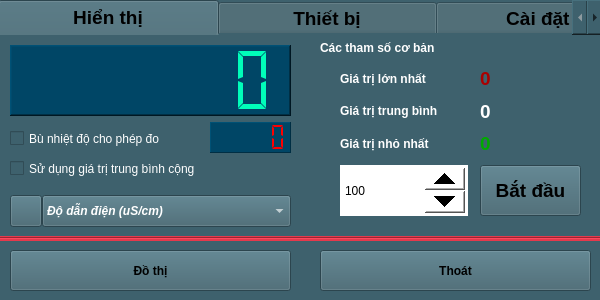
<?xml version="1.0" encoding="UTF-8"?>
<ui version="4.0">
 <class>Sensor_SEN0115</class>
 <widget class="QWidget" name="Sensor_SEN0115">
  <property name="geometry">
   <rect>
    <x>0</x>
    <y>0</y>
    <width>600</width>
    <height>300</height>
   </rect>
  </property>
  <property name="windowTitle">
   <string>Form</string>
  </property>
  <property name="windowIcon">
   <iconset resource="../image.qrc">
    <normaloff>:/image/CON0115_Icon.jpg</normaloff>:/image/CON0115_Icon.jpg</iconset>
  </property>
  <property name="styleSheet">
   <string notr="true">background-color: rgb(62, 97, 109);</string>
  </property>
  <widget class="QTabWidget" name="tabWidget">
   <property name="geometry">
    <rect>
     <x>-2</x>
     <y>0</y>
     <width>605</width>
     <height>238</height>
    </rect>
   </property>
   <property name="font">
    <font>
     <pointsize>14</pointsize>
     <weight>75</weight>
     <bold>true</bold>
    </font>
   </property>
   <property name="styleSheet">
    <string notr="true">background-color: rgb(62, 97, 109);</string>
   </property>
   <property name="currentIndex">
    <number>0</number>
   </property>
   <property name="elideMode">
    <enum>Qt::ElideNone</enum>
   </property>
   <widget class="QWidget" name="tab_Infor_2">
    <attribute name="title">
     <string>            Hiển thị            </string>
    </attribute>
    <widget class="QWidget" name="verticalLayoutWidget_6">
     <property name="geometry">
      <rect>
       <x>340</x>
       <y>30</y>
       <width>128</width>
       <height>92</height>
      </rect>
     </property>
     <layout class="QVBoxLayout" name="verticalLayout_6">
      <item>
       <widget class="QLabel" name="label_8">
        <property name="font">
         <font>
          <weight>75</weight>
          <bold>true</bold>
         </font>
        </property>
        <property name="styleSheet">
         <string notr="true">color: rgb(255, 255, 255);</string>
        </property>
        <property name="text">
         <string>Giá trị lớn nhất</string>
        </property>
       </widget>
      </item>
      <item>
       <widget class="QLabel" name="label_9">
        <property name="font">
         <font>
          <weight>75</weight>
          <bold>true</bold>
         </font>
        </property>
        <property name="styleSheet">
         <string notr="true">color: rgb(255, 255, 255);</string>
        </property>
        <property name="text">
         <string>Giá trị trung bình</string>
        </property>
       </widget>
      </item>
      <item>
       <widget class="QLabel" name="label_10">
        <property name="font">
         <font>
          <weight>75</weight>
          <bold>true</bold>
         </font>
        </property>
        <property name="styleSheet">
         <string notr="true">color: rgb(255, 255, 255);</string>
        </property>
        <property name="text">
         <string>Giá trị nhỏ nhất</string>
        </property>
       </widget>
      </item>
     </layout>
    </widget>
    <widget class="QWidget" name="verticalLayoutWidget_7">
     <property name="geometry">
      <rect>
       <x>480</x>
       <y>30</y>
       <width>101</width>
       <height>92</height>
      </rect>
     </property>
     <layout class="QVBoxLayout" name="verticalLayout_7">
      <item>
       <widget class="QLabel" name="label_ValueMax">
        <property name="font">
         <font>
          <pointsize>14</pointsize>
          <weight>75</weight>
          <bold>true</bold>
         </font>
        </property>
        <property name="styleSheet">
         <string notr="true">color: rgb(170, 0, 0);</string>
        </property>
        <property name="text">
         <string>0</string>
        </property>
       </widget>
      </item>
      <item>
       <widget class="QLabel" name="label_ValueAvg">
        <property name="font">
         <font>
          <pointsize>14</pointsize>
          <weight>75</weight>
          <bold>true</bold>
         </font>
        </property>
        <property name="styleSheet">
         <string notr="true">color: rgb(255, 255, 255);</string>
        </property>
        <property name="text">
         <string>0</string>
        </property>
       </widget>
      </item>
      <item>
       <widget class="QLabel" name="label_ValueMin">
        <property name="font">
         <font>
          <pointsize>14</pointsize>
          <weight>75</weight>
          <bold>true</bold>
         </font>
        </property>
        <property name="styleSheet">
         <string notr="true">color: rgb(0, 170, 0);</string>
        </property>
        <property name="text">
         <string>0</string>
        </property>
       </widget>
      </item>
     </layout>
    </widget>
    <widget class="QLCDNumber" name="lcdNumber_Value">
     <property name="geometry">
      <rect>
       <x>10</x>
       <y>10</y>
       <width>281</width>
       <height>71</height>
      </rect>
     </property>
     <property name="styleSheet">
      <string notr="true">background-color: rgb(0, 70, 102);
color: rgb(0, 254, 186);</string>
     </property>
     <property name="frameShape">
      <enum>QFrame::WinPanel</enum>
     </property>
     <property name="lineWidth">
      <number>1</number>
     </property>
     <property name="smallDecimalPoint">
      <bool>false</bool>
     </property>
     <property name="digitCount">
      <number>7</number>
     </property>
     <property name="segmentStyle">
      <enum>QLCDNumber::Flat</enum>
     </property>
     <property name="value" stdset="0">
      <double>0.000000000000000</double>
     </property>
     <property name="intValue" stdset="0">
      <number>0</number>
     </property>
    </widget>
    <widget class="QSpinBox" name="spinBox_setSample">
     <property name="geometry">
      <rect>
       <x>340</x>
       <y>130</y>
       <width>128</width>
       <height>51</height>
      </rect>
     </property>
     <property name="styleSheet">
      <string notr="true">QSpinBox
{
background-color: rgb(255, 255, 255);
color: rgb(0, 0, 0);
}
QSpinBox::up-button
{
    min-width:40px;
    min-height: 20px;
}
QSpinBox::down-button
{
    min-width: 40px;
    min-height: 20px;
}
</string>
     </property>
     <property name="minimum">
      <number>1</number>
     </property>
     <property name="maximum">
      <number>9999999</number>
     </property>
     <property name="value">
      <number>100</number>
     </property>
    </widget>
    <widget class="QPushButton" name="pushButton_getSamples">
     <property name="geometry">
      <rect>
       <x>480</x>
       <y>130</y>
       <width>101</width>
       <height>51</height>
      </rect>
     </property>
     <property name="font">
      <font>
       <pointsize>14</pointsize>
       <weight>75</weight>
       <bold>true</bold>
      </font>
     </property>
     <property name="styleSheet">
      <string notr="true"/>
     </property>
     <property name="text">
      <string>Bắt đầu</string>
     </property>
    </widget>
    <widget class="QLabel" name="label_sampleInfo">
     <property name="geometry">
      <rect>
       <x>320</x>
       <y>0</y>
       <width>261</width>
       <height>26</height>
      </rect>
     </property>
     <property name="font">
      <font>
       <weight>75</weight>
       <bold>true</bold>
      </font>
     </property>
     <property name="styleSheet">
      <string notr="true">color: rgb(255, 255, 255);</string>
     </property>
     <property name="text">
      <string>Các tham số cơ bản</string>
     </property>
    </widget>
    <widget class="QCheckBox" name="checkBox_setMathAvg">
     <property name="geometry">
      <rect>
       <x>10</x>
       <y>120</y>
       <width>281</width>
       <height>27</height>
      </rect>
     </property>
     <property name="styleSheet">
      <string notr="true">color: rgb(255, 255, 255);</string>
     </property>
     <property name="text">
      <string>Sử dụng giá trị trung bình cộng</string>
     </property>
    </widget>
    <widget class="QFrame" name="frame">
     <property name="geometry">
      <rect>
       <x>10</x>
       <y>150</y>
       <width>291</width>
       <height>51</height>
      </rect>
     </property>
     <property name="styleSheet">
      <string notr="true">background-color: rgb(62, 97, 109);</string>
     </property>
     <property name="frameShape">
      <enum>QFrame::NoFrame</enum>
     </property>
     <property name="frameShadow">
      <enum>QFrame::Raised</enum>
     </property>
     <widget class="QComboBox" name="comboBox_Unit">
      <property name="geometry">
       <rect>
        <x>32</x>
        <y>10</y>
        <width>249</width>
        <height>32</height>
       </rect>
      </property>
      <property name="font">
       <font>
        <weight>75</weight>
        <italic>true</italic>
        <bold>true</bold>
       </font>
      </property>
      <property name="styleSheet">
       <string notr="true">color: rgb(255, 255, 255);</string>
      </property>
      <item>
       <property name="text">
        <string>Độ dẫn điện (uS/cm)</string>
       </property>
      </item>
      <item>
       <property name="text">
        <string>Độ dẫn điện (mS/cm)</string>
       </property>
      </item>
     </widget>
     <widget class="QPushButton" name="pushButton">
      <property name="geometry">
       <rect>
        <x>0</x>
        <y>10</y>
        <width>32</width>
        <height>32</height>
       </rect>
      </property>
      <property name="styleSheet">
       <string notr="true"/>
      </property>
      <property name="text">
       <string/>
      </property>
      <property name="icon">
       <iconset resource="../image.qrc">
        <normaloff>:/image/CON0115_Icon.jpg</normaloff>:/image/CON0115_Icon.jpg</iconset>
      </property>
      <property name="iconSize">
       <size>
        <width>32</width>
        <height>32</height>
       </size>
      </property>
     </widget>
    </widget>
    <widget class="QCheckBox" name="checkBox_setTemperature">
     <property name="geometry">
      <rect>
       <x>10</x>
       <y>90</y>
       <width>201</width>
       <height>27</height>
      </rect>
     </property>
     <property name="styleSheet">
      <string notr="true">color: rgb(255, 255, 255);
background-color: rgb(62, 97, 109);</string>
     </property>
     <property name="text">
      <string>Bù nhiệt độ cho phép đo</string>
     </property>
     <property name="checked">
      <bool>false</bool>
     </property>
    </widget>
    <widget class="QLCDNumber" name="lcdNumber_Temp">
     <property name="geometry">
      <rect>
       <x>210</x>
       <y>87</y>
       <width>81</width>
       <height>31</height>
      </rect>
     </property>
     <property name="styleSheet">
      <string notr="true">color: rgb(255, 0, 0);
background-color: rgb(0, 70, 102);</string>
     </property>
     <property name="frameShape">
      <enum>QFrame::Panel</enum>
     </property>
     <property name="lineWidth">
      <number>1</number>
     </property>
     <property name="smallDecimalPoint">
      <bool>false</bool>
     </property>
     <property name="digitCount">
      <number>5</number>
     </property>
     <property name="segmentStyle">
      <enum>QLCDNumber::Flat</enum>
     </property>
     <property name="value" stdset="0">
      <double>0.000000000000000</double>
     </property>
     <property name="intValue" stdset="0">
      <number>0</number>
     </property>
    </widget>
   </widget>
   <widget class="QWidget" name="tab_4">
    <attribute name="title">
     <string>            Thiết bị            </string>
    </attribute>
    <widget class="QWidget" name="verticalLayoutWidget_8">
     <property name="geometry">
      <rect>
       <x>150</x>
       <y>10</y>
       <width>291</width>
       <height>101</height>
      </rect>
     </property>
     <layout class="QVBoxLayout" name="verticalLayout_8">
      <item>
       <widget class="QLabel" name="label_Name">
        <property name="styleSheet">
         <string notr="true">color: rgb(255, 255, 255);</string>
        </property>
        <property name="text">
         <string/>
        </property>
       </widget>
      </item>
      <item>
       <widget class="QLabel" name="label_Address">
        <property name="styleSheet">
         <string notr="true">color: rgb(255, 255, 255);</string>
        </property>
        <property name="text">
         <string/>
        </property>
       </widget>
      </item>
      <item>
       <widget class="QLabel" name="label_SerialNumber">
        <property name="styleSheet">
         <string notr="true">color: rgb(255, 255, 255);</string>
        </property>
        <property name="text">
         <string/>
        </property>
       </widget>
      </item>
     </layout>
    </widget>
    <widget class="QWidget" name="verticalLayoutWidget_9">
     <property name="geometry">
      <rect>
       <x>10</x>
       <y>10</y>
       <width>111</width>
       <height>131</height>
      </rect>
     </property>
     <layout class="QVBoxLayout" name="verticalLayout_9">
      <item>
       <widget class="QLabel" name="label_13">
        <property name="styleSheet">
         <string notr="true">color: rgb(255, 255, 255);</string>
        </property>
        <property name="text">
         <string>Tên thiết bị:</string>
        </property>
       </widget>
      </item>
      <item>
       <widget class="QLabel" name="label_14">
        <property name="styleSheet">
         <string notr="true">color: rgb(255, 255, 255);</string>
        </property>
        <property name="text">
         <string>Địa chỉ:</string>
        </property>
       </widget>
      </item>
      <item>
       <widget class="QLabel" name="label_18">
        <property name="styleSheet">
         <string notr="true">color: rgb(255, 255, 255);</string>
        </property>
        <property name="text">
         <string>Mã sê-ri:</string>
        </property>
       </widget>
      </item>
      <item>
       <widget class="QLabel" name="label_19">
        <property name="styleSheet">
         <string notr="true">color: rgb(255, 255, 255);</string>
        </property>
        <property name="text">
         <string>Mô tả:</string>
        </property>
       </widget>
      </item>
     </layout>
    </widget>
    <widget class="QWidget" name="verticalLayoutWidget_10">
     <property name="geometry">
      <rect>
       <x>150</x>
       <y>110</y>
       <width>291</width>
       <height>61</height>
      </rect>
     </property>
     <layout class="QVBoxLayout" name="verticalLayout_10">
      <item>
       <widget class="QLabel" name="label_Description">
        <property name="styleSheet">
         <string notr="true">color: rgb(255, 255, 255);</string>
        </property>
        <property name="text">
         <string/>
        </property>
        <property name="alignment">
         <set>Qt::AlignLeading|Qt::AlignLeft|Qt::AlignTop</set>
        </property>
       </widget>
      </item>
     </layout>
    </widget>
   </widget>
   <widget class="QWidget" name="tab_6">
    <attribute name="title">
     <string>           Cài đặt            </string>
    </attribute>
    <widget class="QLabel" name="label_23">
     <property name="geometry">
      <rect>
       <x>277</x>
       <y>40</y>
       <width>41</width>
       <height>22</height>
      </rect>
     </property>
     <property name="styleSheet">
      <string notr="true">color: rgb(255, 255, 255);</string>
     </property>
     <property name="text">
      <string>(ms)</string>
     </property>
    </widget>
    <widget class="QLabel" name="label_24">
     <property name="geometry">
      <rect>
       <x>20</x>
       <y>40</y>
       <width>141</width>
       <height>22</height>
      </rect>
     </property>
     <property name="styleSheet">
      <string notr="true">color: rgb(255, 255, 255);</string>
     </property>
     <property name="text">
      <string>Thời gian lấy mẫu :</string>
     </property>
    </widget>
    <widget class="QPushButton" name="pushButton_SetSampleTime">
     <property name="geometry">
      <rect>
       <x>360</x>
       <y>20</y>
       <width>201</width>
       <height>61</height>
      </rect>
     </property>
     <property name="font">
      <font>
       <pointsize>14</pointsize>
       <weight>75</weight>
       <bold>true</bold>
      </font>
     </property>
     <property name="text">
      <string>Cài đặt</string>
     </property>
    </widget>
    <widget class="QSpinBox" name="spinBox_SampleTime">
     <property name="geometry">
      <rect>
       <x>160</x>
       <y>10</y>
       <width>111</width>
       <height>81</height>
      </rect>
     </property>
     <property name="styleSheet">
      <string notr="true">QSpinBox
{
background-color: rgb(255, 255, 255);
color: rgb(0, 0, 0);
}
QSpinBox::up-button
{
    min-width:40px;
    min-height: 20px;
}
QSpinBox::down-button
{
    min-width: 40px;
    min-height: 20px;
}
</string>
     </property>
     <property name="minimum">
      <number>10</number>
     </property>
     <property name="maximum">
      <number>9999999</number>
     </property>
     <property name="value">
      <number>100</number>
     </property>
    </widget>
    <widget class="Line" name="line_2">
     <property name="geometry">
      <rect>
       <x>210</x>
       <y>110</y>
       <width>101</width>
       <height>16</height>
      </rect>
     </property>
     <property name="orientation">
      <enum>Qt::Horizontal</enum>
     </property>
    </widget>
    <widget class="QPushButton" name="pushButton_Calib">
     <property name="geometry">
      <rect>
       <x>360</x>
       <y>140</y>
       <width>201</width>
       <height>51</height>
      </rect>
     </property>
     <property name="font">
      <font>
       <weight>75</weight>
       <bold>true</bold>
      </font>
     </property>
     <property name="text">
      <string>Hiệu chuẩn</string>
     </property>
    </widget>
    <widget class="QLabel" name="label_25">
     <property name="geometry">
      <rect>
       <x>320</x>
       <y>100</y>
       <width>151</width>
       <height>22</height>
      </rect>
     </property>
     <property name="styleSheet">
      <string notr="true">color: rgb(255, 255, 255);</string>
     </property>
     <property name="text">
      <string>Hiệu chuẩn thiết bị </string>
     </property>
    </widget>
    <widget class="QPushButton" name="pushButton_SetZero">
     <property name="geometry">
      <rect>
       <x>70</x>
       <y>140</y>
       <width>201</width>
       <height>51</height>
      </rect>
     </property>
     <property name="font">
      <font>
       <weight>75</weight>
       <bold>true</bold>
      </font>
     </property>
     <property name="text">
      <string>Thiết lập điểm 0 (Zero)</string>
     </property>
    </widget>
    <widget class="QLabel" name="label_26">
     <property name="geometry">
      <rect>
       <x>20</x>
       <y>100</y>
       <width>181</width>
       <height>22</height>
      </rect>
     </property>
     <property name="styleSheet">
      <string notr="true">color: rgb(255, 255, 255);</string>
     </property>
     <property name="text">
      <string>Thiết lập điểm tham chiếu</string>
     </property>
    </widget>
    <widget class="Line" name="line_3">
     <property name="geometry">
      <rect>
       <x>460</x>
       <y>110</y>
       <width>101</width>
       <height>16</height>
      </rect>
     </property>
     <property name="orientation">
      <enum>Qt::Horizontal</enum>
     </property>
    </widget>
    <widget class="QLabel" name="label_calibInfo">
     <property name="geometry">
      <rect>
       <x>330</x>
       <y>120</y>
       <width>241</width>
       <height>22</height>
      </rect>
     </property>
     <property name="font">
      <font>
       <italic>true</italic>
      </font>
     </property>
     <property name="styleSheet">
      <string notr="true">color: rgb(255, 255, 127);</string>
     </property>
     <property name="text">
      <string>(chưa hiệu chuẩn)</string>
     </property>
    </widget>
   </widget>
  </widget>
  <widget class="Line" name="line">
   <property name="geometry">
    <rect>
     <x>-2</x>
     <y>236</y>
     <width>605</width>
     <height>5</height>
    </rect>
   </property>
   <property name="styleSheet">
    <string notr="true">background-color: rgb(230, 57, 76);</string>
   </property>
   <property name="frameShadow">
    <enum>QFrame::Sunken</enum>
   </property>
   <property name="orientation">
    <enum>Qt::Horizontal</enum>
   </property>
  </widget>
  <widget class="QPushButton" name="pushButton_ChartZoom">
   <property name="geometry">
    <rect>
     <x>10</x>
     <y>250</y>
     <width>281</width>
     <height>41</height>
    </rect>
   </property>
   <property name="font">
    <font>
     <weight>75</weight>
     <bold>true</bold>
    </font>
   </property>
   <property name="text">
    <string>Đồ thị</string>
   </property>
  </widget>
  <widget class="QPushButton" name="pushButton_Exit">
   <property name="geometry">
    <rect>
     <x>320</x>
     <y>250</y>
     <width>271</width>
     <height>41</height>
    </rect>
   </property>
   <property name="font">
    <font>
     <weight>75</weight>
     <bold>true</bold>
    </font>
   </property>
   <property name="text">
    <string>Thoát</string>
   </property>
  </widget>
 </widget>
 <resources>
  <include location="../image.qrc"/>
 </resources>
 <connections/>
</ui>
